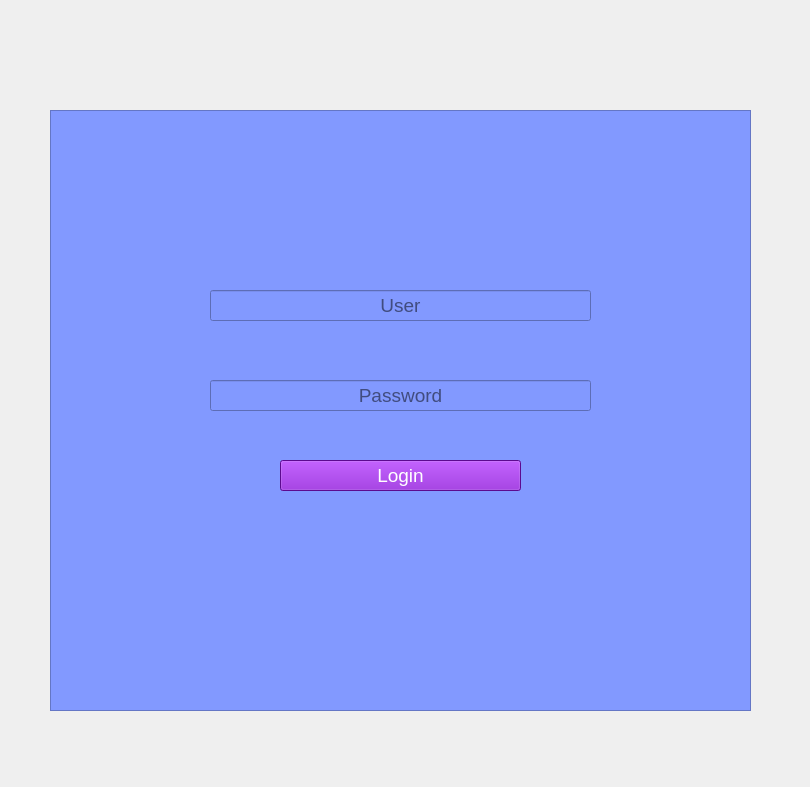
<?xml version="1.0" encoding="UTF-8"?>
<ui version="4.0">
 <class>Login</class>
 <widget class="QWidget" name="Login">
  <property name="geometry">
   <rect>
    <x>0</x>
    <y>0</y>
    <width>810</width>
    <height>787</height>
   </rect>
  </property>
  <property name="windowTitle">
   <string>Form</string>
  </property>
  <widget class="QFrame" name="frame">
   <property name="geometry">
    <rect>
     <x>50</x>
     <y>110</y>
     <width>701</width>
     <height>601</height>
    </rect>
   </property>
   <property name="styleSheet">
    <string notr="true">background-color: rgb(130, 153, 255);</string>
   </property>
   <property name="frameShape">
    <enum>QFrame::StyledPanel</enum>
   </property>
   <property name="frameShadow">
    <enum>QFrame::Raised</enum>
   </property>
   <widget class="QLineEdit" name="lineEdit_2">
    <property name="geometry">
     <rect>
      <x>160</x>
      <y>270</y>
      <width>381</width>
      <height>31</height>
     </rect>
    </property>
    <property name="font">
     <font>
      <family>Arial</family>
      <pointsize>14</pointsize>
     </font>
    </property>
    <property name="alignment">
     <set>Qt::AlignCenter</set>
    </property>
    <property name="placeholderText">
     <string>Password</string>
    </property>
   </widget>
   <widget class="QPushButton" name="pushButton">
    <property name="geometry">
     <rect>
      <x>230</x>
      <y>350</y>
      <width>241</width>
      <height>31</height>
     </rect>
    </property>
    <property name="font">
     <font>
      <family>Arial</family>
      <pointsize>14</pointsize>
     </font>
    </property>
    <property name="layoutDirection">
     <enum>Qt::LeftToRight</enum>
    </property>
    <property name="styleSheet">
     <string notr="true">background-color: rgb(129, 14, 200);
color: rgb(255, 255, 255);</string>
    </property>
    <property name="text">
     <string>Login</string>
    </property>
   </widget>
   <widget class="QLineEdit" name="lineEdit_3">
    <property name="geometry">
     <rect>
      <x>160</x>
      <y>180</y>
      <width>381</width>
      <height>31</height>
     </rect>
    </property>
    <property name="font">
     <font>
      <family>Arial</family>
      <pointsize>14</pointsize>
     </font>
    </property>
    <property name="layoutDirection">
     <enum>Qt::LeftToRight</enum>
    </property>
    <property name="maxLength">
     <number>32775</number>
    </property>
    <property name="alignment">
     <set>Qt::AlignCenter</set>
    </property>
    <property name="placeholderText">
     <string>User</string>
    </property>
   </widget>
   <widget class="QLabel" name="label">
    <property name="geometry">
     <rect>
      <x>290</x>
      <y>40</y>
      <width>121</width>
      <height>111</height>
     </rect>
    </property>
    <property name="text">
     <string/>
    </property>
    <property name="pixmap">
     <pixmap>iconPerfil.png</pixmap>
    </property>
    <property name="scaledContents">
     <bool>true</bool>
    </property>
   </widget>
   <zorder>label</zorder>
   <zorder>lineEdit_2</zorder>
   <zorder>pushButton</zorder>
   <zorder>lineEdit_3</zorder>
  </widget>
 </widget>
 <resources/>
 <connections/>
</ui>
